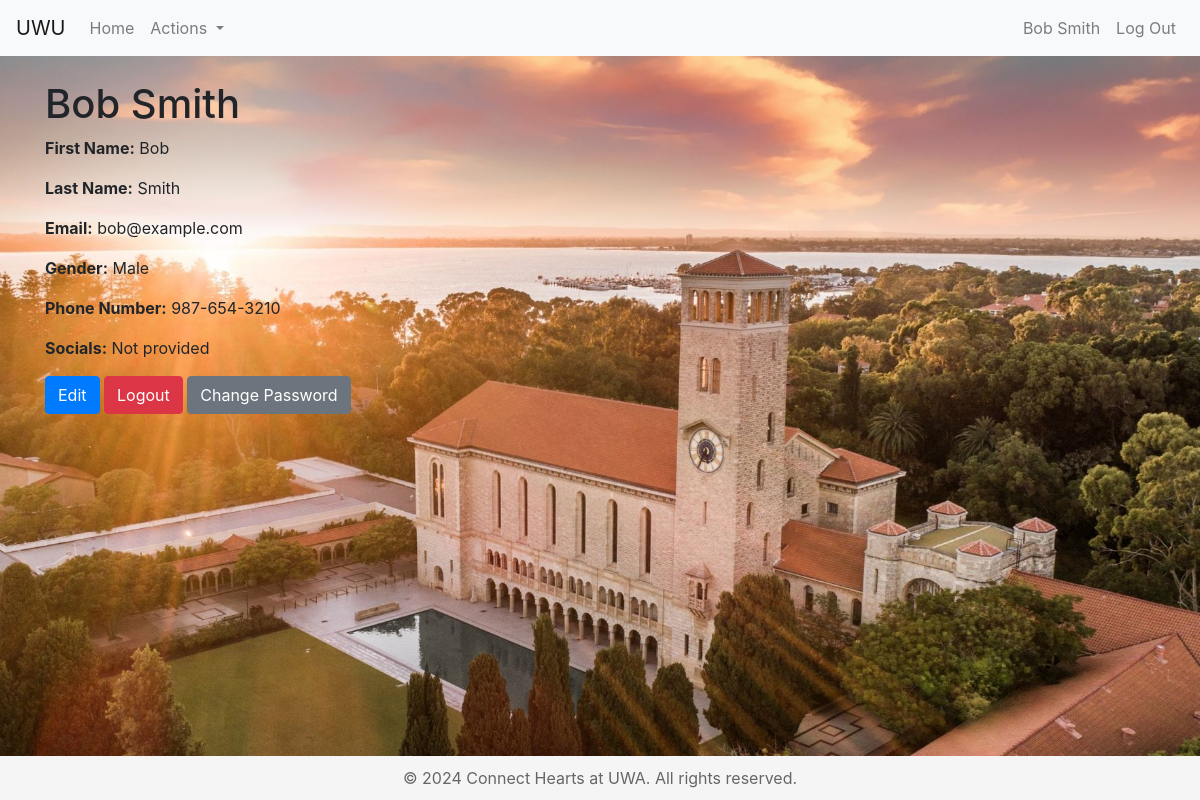
The page /auth/account (signed in) on the database its author committed.
### models.py (models this page shows)
class User(db.Model):
    user_id = db.Column(db.Integer, primary_key=True)
    first_name = db.Column(db.String(100), nullable=False)
    last_name = db.Column(db.String(100), nullable=False)
    gender = db.Column(db.String(50))
    email = db.Column(db.String(100), unique=True, nullable=False)
    password_hash = db.Column(db.String(128), nullable=False)
    phone_number = db.Column(db.String(50))
    socials = db.Column(db.Text)
    posts = db.relationship("Post", backref="author", lazy=True)
    replies = db.relationship("Reply", backref="replier", lazy=True)

### blueprints/auth.py (the view, shortened to what this page needs)
@auth.route("/account", methods=["GET", "POST"])
def account():
    if "user_id" not in session:
        flash("You must be logged in to access this page.", "danger")
        return redirect(url_for("auth.login"))
    user = User.query.get(session["user_id"])
    return render_template("account.html", user=user)

### templates/account.html (shortened to what this page needs)
{% extends "base.html" %}
{% block content %}
<div class="container mt-4">
  <h1>{{ user.first_name }} {{ user.last_name }}</h1>
  <p><strong>First Name:</strong> {{ user.first_name }}</p>
  <p><strong>Last Name:</strong> {{ user.last_name }}</p>
  <p><strong>Email:</strong> {{ user.email }}</p>
  <p><strong>Gender:</strong> {{ user.gender or 'Not provided' }}</p>
  <p><strong>Phone Number:</strong> {{ user.phone_number or 'Not provided' }}</p>
  <p><strong>Socials:</strong> {{ user.socials or 'Not provided' }}</p>
  <button class="btn btn-primary" id="editButton">Edit</button>
  <a href="{{ url_for('auth.logout') }}" class="btn btn-danger">Logout</a>
  <button class="btn btn-secondary" id="changePasswordButton">Change Password</button>
</div>
{% endblock %}

### static/css/style.css (style rules this page uses)
html, body { height: 100%; margin: 0; padding: 0; display: flex; flex-direction: column; }
body { background-image: url("../images/uwa-sunrise-crop.jpg"); background-size: cover; background-position: center; }

### rows shown on the page
User: first_name "Bob", last_name "Smith", email "bob@example.com", gender "Male", phone_number "987-654-3210", socials "Not provided"

### other values the page prints
{{ session['user_name'] }} "Bob Smith"
